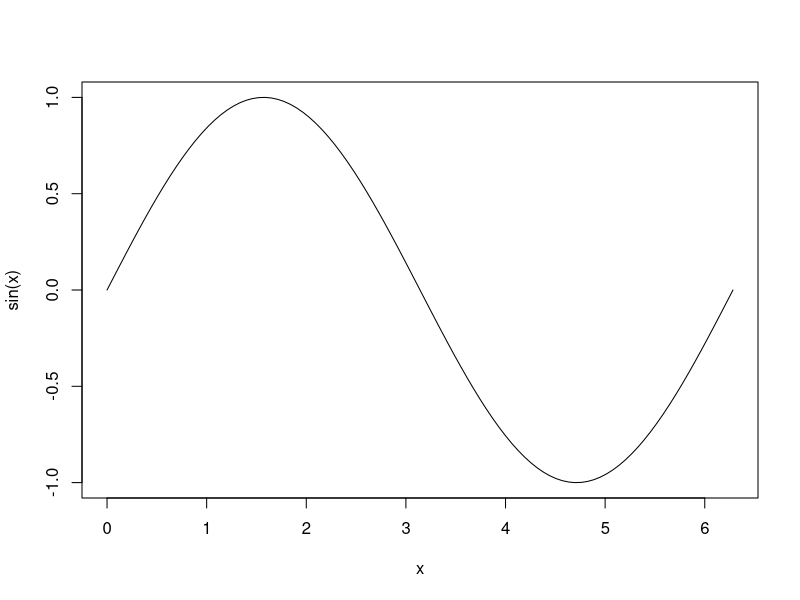

The R script that drew this image: (Note: this script raises an error after producing the figure.)
## ---- chunk 1
x <- seq(0, 2 * pi, length.out = 100)
plot(x, sin(x), type = "l")
## ---- chunk 2
error_msg <- "Uh oh! You friccin moron. You just got BEANED!!!"

f <- function(arg) {
  print("Nothing to see here...")
}

f(stop(error_msg))
## ---- chunk 3
f <- function(arg) {
  expr
  print("Looks like we made it")
}

f(stop(error_msg))
## ---- chunk 4
e1 <- quote(y <- 2 * x)
e2 <- quote(`<-`(y, `*`(2, x)))
identical(e1, e2)
## ---- chunk 5
knitr::include_graphics(fig("simple-ast.svg"))
## ---- chunk 6
e1 <- quote(1)
e2 <- quote(({1}))
## ---- chunk 7
e1 <- quote(1)
e2 <- quote(({1}))
## ---- chunk 8
identical(eval(e1), eval(e2))
identical(e1, e2)
## ---- chunk 9
knitr::include_graphics(fig("parens-ast.svg"))
